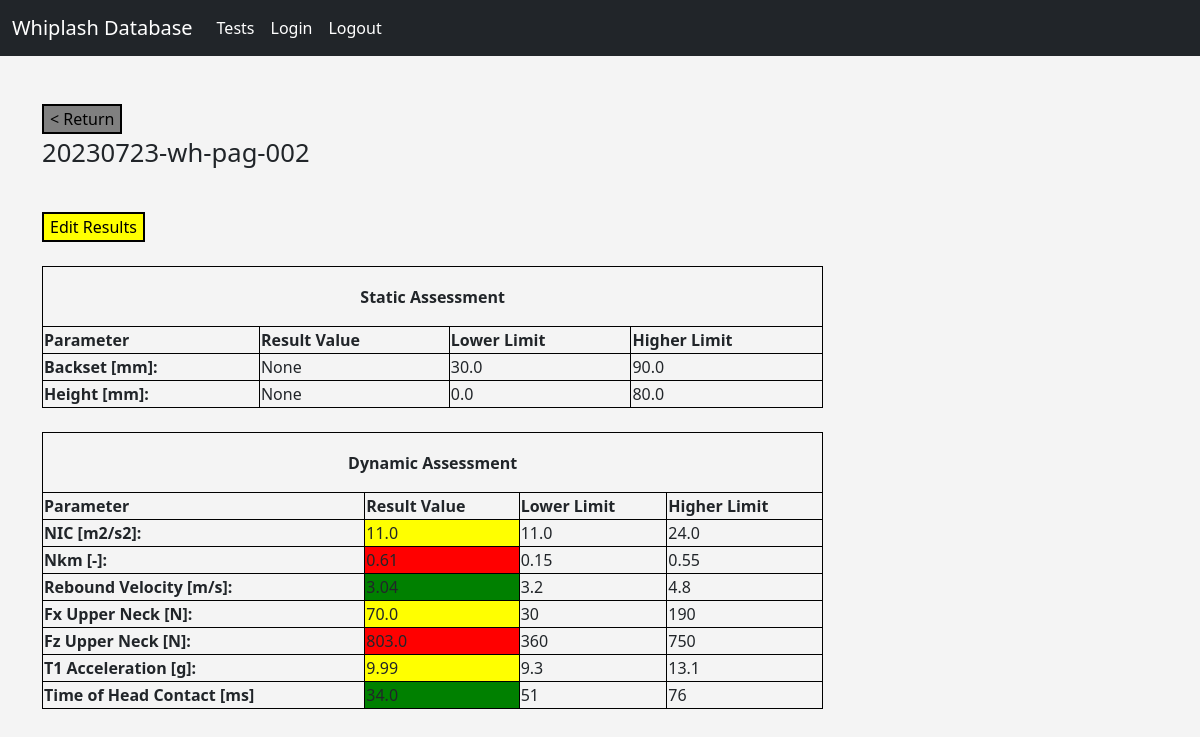
/test/2 (signed in), run on the app's committed database.
### models.py (models this page shows, shortened)
class Test(db.Model):
    id = db.Column(db.Integer, primary_key=True)
    label = db.Column(db.String(128), index=True, unique=False)
    pulse_id = db.Column(db.Integer, db.ForeignKey('pulse.id'))
    sample_id = db.Column(db.Integer, db.ForeignKey('sample.id'))
    result_id = db.relationship('Result', backref='test', uselist=False, cascade='all, delete, delete-orphan')

class Result(db.Model):
    id = db.Column(db.Integer, primary_key=True)
    backset = db.Column(db.Float, unique=False)
    height = db.Column(db.Float, unique=False)
    NIC = db.Column(db.Float, index=False, unique=False)
    Nkm = db.Column(db.Float, index=False, unique=False)
    rebound_velocity = db.Column(db.Float, index=False, unique=False)
    Fx_upper_neck = db.Column(db.Float, index=False, unique=False)
    Fz_upper_neck = db.Column(db.Float, index=False, unique=False)
    T1_acceleration = db.Column(db.Float, index=False, unique=False)
    time_head_contact = db.Column(db.Float, index=False, unique=False)
    test_id = db.Column(db.Integer, db.ForeignKey('test.id'))

### routes.py (the view)
@app.route('/test/<int:id>', methods=['GET', 'POST'])
@login_required
def test(id):
    test_data = Test.query.get(id)
    result_data = Result.query.get(id)
    pulse_data = Pulse.query.get(Test.query.get(id).pulse_id)
    return render_template('result.html', template_test=test_data, template_result=result_data,
                           template_pulse=pulse_data)

### routes.py (called while the page is built)
@login_manager.user_loader
def load_user(user_id):
    return User.query.get(int(user_id))

### templates/result.html (shortened to what this page needs)
{% extends "base.html"  %}
{%block content%}
    <br>
    <div>
        <a href="{{url_for('profile')}}"> <button class="button button1"> < Return </button> </a>
        <p style="font-size:160%;"> {{template_test.label}} </p>
    </div>
    <br>
    <div>
    <a href="{{url_for('update', id=template_result.id) }}"> <button class="button button2">Edit Results</button> </a>
    </div>
    {% if template_pulse.severity == 'Low' %}
        {% include 'result_template_low.html' %}
    {% elif template_pulse.severity == 'Medium' %}
        {% include 'result_template_medium.html' %}
    {% else %}
        {% include 'result_template_high.html' %}
    {% endif %}
{%endblock%}

### templates/result_template_medium.html (shortened to what this page needs)
{% set backset_Bottom = 30.0 %}
{% set backset_Top = 90.0 %}
{% set height_Bottom = 0.0 %}
{% set height_Top = 80.0 %}
{% set NIC_Bottom_Medium = 11.0 %}
{% set NIC_Top_Medium = 24.0 %}
{% set Nkm_Bottom_Medium = 0.15 %}
{% set Nkm_Top_Medium = 0.55 %}
{% set Rebound_Vel_Bottom_Medium = 3.2 %}
{% set Rebound_Vel_Top_Medium = 4.80 %}
{% set Fx_UN_Bottom_Medium = 30 %}
{% set Fx_UN_Top_Medium = 190 %}
{% set Fz_UN_Bottom_Medium = 360 %}
{% set Fz_UN_Top_Medium = 750 %}
{% set T1_acc_Bottom_Medium = 9.3 %}
{% set T1_acc_Top_Medium = 13.1 %}
{% set Time_Cont_Bottom_Medium = 51 %}
{% set Time_Cont_Top_Medium = 76 %}
<table style="width:70%">
            <tr height="60px">
                <th colspan="4" style="text-align: center">
                    Static Assessment
                </th>
            </tr>
            <tr>
                <th>Parameter</th>
                <th>Result Value</th>
                <th>Lower Limit</th>
                <th>Higher Limit</th>
            </tr>
            <tr>
                <th> Backset [mm]: </th>
                    <td> {{template_result.backset}} </td>
                    <td> {{backset_Bottom}} </td>
                    <td> {{backset_Top}} </td>
            </tr>
            <tr>
                <th> Height [mm]: </th>
                    <td> {{template_result.height}} </td>
                    <td> {{height_Bottom}} </td>
                    <td> {{height_Top}} </td>
            </tr>
</table>
<table style="width:70%">
            <tr height="60px">
                <th colspan="4" style="text-align: center">
                    Dynamic Assessment
                </th>
            </tr>
            <tr>
                <th>Parameter</th>
                <th>Result Value</th>
                <th>Lower Limit</th>
                <th>Higher Limit</th>
            </tr>
            <tr>
                <th> NIC [m2/s2]: </th>
                {% if template_result.NIC < NIC_Bottom_Medium %}
                    <td bgcolor="green"> {{template_result.NIC}} </td>
                {%elif ((template_result.NIC >= NIC_Bottom_Medium) and (template_result.NIC < NIC_Top_Medium)) %}
                    <td bgcolor="yellow"> {{template_result.NIC}} </td>
                {% else %}
                    <td bgcolor="red"> {{template_result.NIC}} </td>
                {%endif%}
                <td> {{NIC_Bottom_Medium}} </td>
                <td> {{NIC_Top_Medium}} </td>
            </tr>
            <tr>
                <th> Nkm [-]: </th>
             {% if template_result.Nkm < Nkm_Bottom_Medium %}
                    <td bgcolor="green"> {{template_result.Nkm}} </td>
                {%elif ((template_result.Nkm >= Nkm_Bottom_Medium) and (template_result.Nkm < Nkm_Top_Medium)) %}
                    <td bgcolor="yellow"> {{template_result.Nkm}} </td>
                {% else %}
                    <td bgcolor="red"> {{template_result.Nkm}} </td>
                {%endif%}
                <td> {{Nkm_Bottom_Medium}} </td>
                <td> {{Nkm_Top_Medium}} </td>
            </tr>
            <tr>
                <th> Rebound Velocity [m/s]: </th>
                {% if template_result.rebound_velocity < Rebound_Vel_Bottom_Medium %}
                    <td bgcolor="green"> {{template_result.rebound_velocity}} </td>
                {%elif ((template_result.rebound_velocity >= Rebound_Vel_Bottom_Medium) and (template_result.rebound_velocity < Rebound_Vel_Top_Medium)) %}
                    <td bgcolor="yellow"> {{template_result.rebound_velocity}} </td>
                {% else %}
                    <td bgcolor="red"> {{template_result.rebound_velocity}} </td>
                {%endif%}
                <td> {{Rebound_Vel_Bottom_Medium}} </td>
                <td> {{Rebound_Vel_Top_Medium}} </td>
            </tr>
            <tr>
                <th> Fx Upper Neck [N]: </th>
                {% if template_result.Fx_upper_neck < Fx_UN_Bottom_Medium %}
                    <td bgcolor="green"> {{template_result.Fx_upper_neck}} </td>
                {%elif ((template_result.Fx_upper_neck >= Fx_UN_Bottom_Medium) and (template_result.Fx_upper_neck < Fx_UN_Top_Medium)) %}
                    <td bgcolor="yellow"> {{template_result.Fx_upper_neck}} </td>
                {% else %}
                    <td bgcolor="red"> {{template_result.Fx_upper_neck}} </td>
                {%endif%}
                <td> {{Fx_UN_Bottom_Medium}} </td>
                <td> {{Fx_UN_Top_Medium}} </td>
            </tr>
            <tr>
                <th> Fz Upper Neck [N]: </th>
                 {% if template_result.Fz_upper_neck < Fz_UN_Bottom_Medium %}
                    <td bgcolor="green"> {{template_result.Fz_upper_neck}} </td>
                {%elif ((template_result.Fz_upper_neck >= Fz_UN_Bottom_Medium) and (template_result.Fz_upper_neck < Fz_UN_Top_Medium)) %}
                    <td bgcolor="yellow"> {{template_result.Fz_upper_neck}} </td>
                {% else %}
                    <td bgcolor="red"> {{template_result.Fz_upper_neck}} </td>
                {%endif%}
                <td> {{Fz_UN_Bottom_Medium}} </td>
                <td> {{Fz_UN_Top_Medium}} </td>
            </tr>
            <tr>
                <th> T1 Acceleration [g]: </th>
                {% if template_result.T1_acceleration < T1_acc_Bottom_Medium %}
                    <td bgcolor="green"> {{template_result.T1_acceleration}} </td>
                {%elif ((template_result.T1_acceleration >= T1_acc_Bottom_Medium) and (template_result.T1_acceleration < T1_acc_Top_Medium)) %}
                    <td bgcolor="yellow"> {{template_result.T1_acceleration}} </td>
                {% else %}
                    <td bgcolor="red"> {{template_result.T1_acceleration}} </td>
                {%endif%}
                <td> {{T1_acc_Bottom_Medium}} </td>
                <td> {{T1_acc_Top_Medium}} </td>
            </tr>
            <tr>
                <th> Time of Head Contact [ms] </th>
                {% if template_result.time_head_contact < Time_Cont_Bottom_Medium %}
                    <td bgcolor="green"> {{template_result.time_head_contact}} </td>
                {%elif ((template_result.time_head_contact >= Time_Cont_Bottom_Medium) and (template_result.time_head_contact < Time_Cont_Top_Medium)) %}
                    <td bgcolor="yellow"> {{template_result.time_head_contact}} </td>
                {% else %}
                    <td bgcolor="red"> {{template_result.time_head_contact}} </td>
                {%endif%}
                <td> {{Time_Cont_Bottom_Medium}} </td>
                <td> {{Time_Cont_Top_Medium}} </td>
            </tr>
</table>

### static/css/style.css (style rules this page uses)
body { background: #f4f4f4; }

### templates/result.html (style rules this page uses)
table, th, td { border:1px solid black; }
.button1 { background-color: grey; color: black; border: 2px solid black; }
.button2 { background-color: yellow; color: black; border: 2px solid black; }

### data on the page
Test: label "20230723-wh-pag-002"
Result: backset "None", height "None", NIC "11.0", Nkm "0.61", rebound_velocity "3.04", Fx_upper_neck "70.0", Fz_upper_neck "803.0", T1_acceleration "9.99", time_head_contact "34.0"

### other printed values
{{ backset_Bottom }} "30.0"
{{ backset_Top }} "90.0"
{{ height_Bottom }} "0.0"
{{ height_Top }} "80.0"
{{ NIC_Bottom_Medium }} "11.0"
{{ NIC_Top_Medium }} "24.0"
{{ Nkm_Bottom_Medium }} "0.15"
{{ Nkm_Top_Medium }} "0.55"
{{ Rebound_Vel_Bottom_Medium }} "3.2"
{{ Rebound_Vel_Top_Medium }} "4.8"
{{ Fx_UN_Bottom_Medium }} "30"
{{ Fx_UN_Top_Medium }} "190"
{{ Fz_UN_Bottom_Medium }} "360"
{{ Fz_UN_Top_Medium }} "750"
{{ T1_acc_Bottom_Medium }} "9.3"
